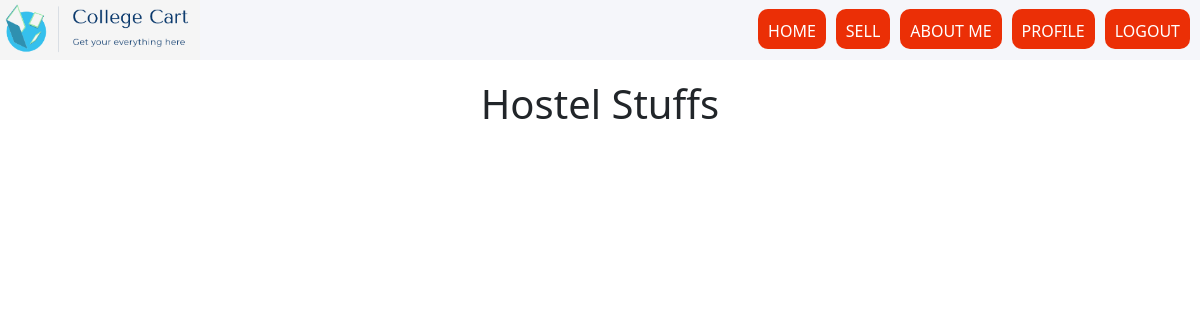
Page /shop/hostel/ (signed in) on the earlier database version.
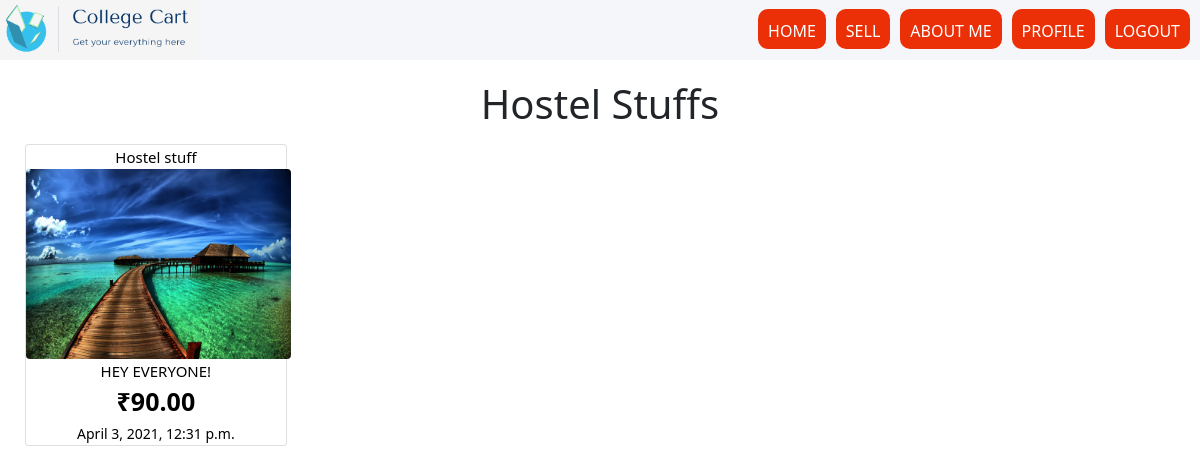
Same page on the later database version.
### shop/models.py (models this page shows)
class item(models.Model):
	user=models.ForeignKey(User, on_delete=models.CASCADE)
	category=models.ForeignKey(Category, on_delete=models.CASCADE)
	subcategoryname=models.ForeignKey(subcategory, on_delete=models.CASCADE)
	title=models.CharField(max_length=1000,null=False, blank=False)
	image=models.ImageField(null= False, blank=False, upload_to="itemimage" )
	description=models.CharField(max_length=1000, null=False, blank=False)
	price = models.DecimalField(max_digits=10, decimal_places=2)
	address=models.CharField(max_length=1000,null=False, blank=False)
	available = models.BooleanField(default=True)
	published_on=models.DateTimeField(auto_now=True)

class Category(models.Model):
	name=models.CharField(max_length=100)
	def __str__(self):
		return self.name

### shop/views.py (the view)
# urls.py: path('hostel/',views.hostelView,name="hostel"),
@login_required
def hostelView(request):
	hostel_items = item.objects.filter(category__name = 'Hostel stuff',available=True)
	return render(request, 'hostel.html', {'items':hostel_items})

### shop/context_processors.py (called while the page is built)
def menu_categories(request):
    categories = Category.objects.all()
    return {'menu_categories':categories}

### shop/templates/hostel.html
{% extends 'index.html' %}
{% load static %}
{% block content %}
<div id="container1" style="background-color:#f5f6fa;">
    <div class="headline" style="display: flex; flex-direction: row; justify-content: space-between;">
    <div class="image" style="display: flex;"><img src="{% static './logo1.PNG' %}" style="width: 200px; height: 60px;">
    </div>
    <div class="tags" style="display: flex;">
        <div class="icons" style="display: flex; flex-direction: row; justify-content: space-around;">
            <div class="small1" style="display: flex;"><button class="button" style="border: none; padding: 10px; margin-right: 10px; height: 40px; margin-top: 9px; border-radius: 10px; color: white; "><a href="{% url 'index' %}" style="text-decoration: none; color: white;">HOME</a></button></div>
            <div class="small2" style="display: flex;"><button class="button" style="border: none; padding: 10px; margin-right: 10px; height: 40px; margin-top: 9px; border-radius: 10px; color: white;"><a href="{% url 'ad' %}" style="text-decoration: none; color: white;">SELL</a></button></div>
            <div class="small3" style="display: flex;"><button class="button" style="border: none; padding: 10px; margin-right: 10px; height: 40px; margin-top: 9px; border-radius: 10px; color: white;"><a href="{% url 'about' %}" style="text-decoration: none; color: white;">ABOUT ME</a></button></div>
            <div class="small4" style="display: flex;"><button class="button" style="border: none; padding: 10px; margin-right: 10px; height: 40px; margin-top: 9px; border-radius: 10px; color: white;"><a href="{% url 'profile' %}" style="text-decoration: none; color: white;">PROFILE</a></button></div>
            <div class="small5" style="display: flex;"><button class="button" style="border: none; padding: 10px; margin-right: 10px; height: 40px; margin-top: 9px; border-radius: 10px; color: white;"><a href="{% url 'logout' %}" style="text-decoration: none; color: white;">LOGOUT</a></button></div>
        </div>
    </div>
    </div>
</div>
<h1 style="text-align: center; margin-top: 20px;"> Hostel Stuffs</h1>
<div class="row" style="margin-left: 5px;">
    {% for a in items %}
        <div class="col-sm-3">
            <a href="{% url 'detail' a.id %}" style="text-decoration: none; color: black;">
            <div class="card m-2">
            <center>
            <small class="" style="text-align: center; font-size: 15px;;">{{a.category}}</small><br>
            <img src="{{a.image.url}}" alt="" class="card" height="190px" width="265px" style="border: none;">
            <small style="text-align: center; font-size: 15px;">{{a.title}}</small><br>
            <small class="" style="text-align: center; font-size: 25px;"><b>&#8377;{{a.price}}</b></small><br>
            <small class="" style="text-align: center;">{{a.published_on}}</small><br>
            </center>
            </div>
            </a>
        </div>
    {% endfor %}
</div>
{% endblock %}

Differences in the rows shown:
added item: category "Hostel stuff", image (picture), title "HEY EVERYONE!", price "90.00", published_on "April 3, 2021, 12:31 p.m."
